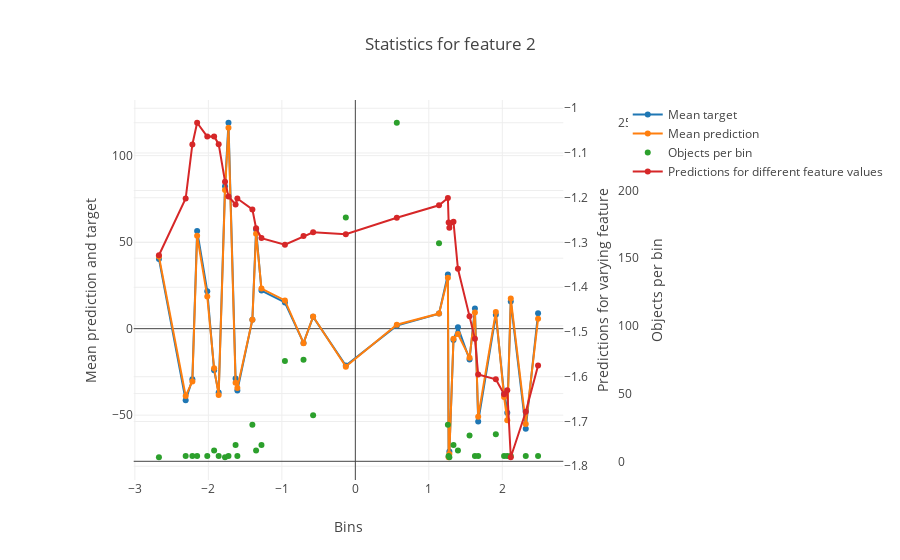

Notebook source saved alongside this figure:
### Markdown cell above
#### Float feature

### Code cell
feature_num = 'Column_2'
res = model.get_binarized_statistics(X, y, feature_num, plot=True)

### Figure 1 — Plotly figure (JSON) as saved in the notebook; plotly's stock layout.template omitted (floating-point values rounded to 4 significant figures)
{"data": [{"mode": "lines+markers", "name": "Mean target", "type": "scatter", "uid": "d1195083-81db-4fbc-901d-c8c2a6697c7f", "x": [-2.673, -2.309, -2.218, -2.153, -2.015, -1.922, -1.86, -1.773, -1.726, -1.629, -1.606, -1.401, -1.351, -1.277, -0.9581, -0.7049, -0.5744, -0.1294, 0.5644, 1.139, 1.26, 1.27, 1.28, 1.336, 1.396, 1.554, 1.628, 1.672, 1.912, 2.024, 2.068, 2.116, 2.32, 2.487], "xaxis": "x", "y": [40.31, -41.43, -29.27, 56.47, 21.65, -24.09, -36.96, 82.25, 119.0, -28.84, -35.72, 5.161, 57.38, 22.04, 15.15, -8.252, 6.837, -21.31, 1.746, 8.708, 31.31, -74.01, -71.0, -6.613, 0.7804, -17.85, 11.63, -53.71, 8.047, -37.74, -48.53, 15.68, -57.81, 8.905, -87.0], "yaxis": "y"}, {"mode": "lines+markers", "name": "Mean prediction", "type": "scatter", "uid": "52175d4c-fcbd-4714-9905-49829f149eed", "x": [-2.673, -2.309, -2.218, -2.153, -2.015, -1.922, -1.86, -1.773, -1.726, -1.629, -1.606, -1.401, -1.351, -1.277, -0.9581, -0.7049, -0.5744, -0.1294, 0.5644, 1.139, 1.26, 1.27, 1.28, 1.336, 1.396, 1.554, 1.628, 1.672, 1.912, 2.024, 2.068, 2.116, 2.32, 2.487], "xaxis": "x", "y": [41.77, -38.92, -30.47, 53.72, 18.53, -22.93, -38.32, 80.1, 116.1, -31.21, -34.23, 5.151, 54.88, 23.19, 16.31, -8.403, 7.05, -21.95, 2.285, 8.732, 29.49, -74.32, -72.51, -5.824, -3.076, -16.76, 9.273, -50.91, 9.694, -39.51, -52.9, 17.41, -55.09, 5.687, -88.55], "yaxis": "y"}, {"mode": "markers", "name": "Objects per bin", "type": "scatter", "uid": "acbfb3b7-8b0b-4c05-b49c-b39dbf98b4f5", "x": [-2.673, -2.309, -2.218, -2.153, -2.015, -1.922, -1.86, -1.773, -1.726, -1.629, -1.606, -1.401, -1.351, -1.277, -0.9581, -0.7049, -0.5744, -0.1294, 0.5644, 1.139, 1.26, 1.27, 1.28, 1.336, 1.396, 1.554, 1.628, 1.672, 1.912, 2.024, 2.068, 2.116, 2.32, 2.487], "xaxis": "x", "y": [3, 4, 4, 4, 4, 8, 4, 3, 4, 12, 4, 27, 8, 12, 74, 75, 34, 180, 250, 161, 27, 4, 3, 12, 8, 19, 4, 4, 20, 4, 4, 4, 4, 4, 4], "yaxis": "y2"}, {"mode": "lines+markers", "name": "Predictions for different feature values", "type": "scatter", "uid": "79928be4-0c6c-40f1-98e8-8e27f0e2dfe2", "x": [-2.673, -2.309, -2.218, -2.153, -2.015, -1.922, -1.86, -1.773, -1.726, -1.629, -1.606, -1.401, -1.351, -1.277, -0.9581, -0.7049, -0.5744, -0.1294, 0.5644, 1.139, 1.26, 1.27, 1.28, 1.336, 1.396, 1.554, 1.628, 1.672, 1.912, 2.024, 2.068, 2.116, 2.32, 2.487], "xaxis": "x", "y": [-1.329, -1.202, -1.081, -1.032, -1.063, -1.063, -1.08, -1.164, -1.197, -1.215, -1.202, -1.226, -1.268, -1.29, -1.305, -1.286, -1.277, -1.282, -1.245, -1.217, -1.2, -1.256, -1.267, -1.254, -1.359, -1.465, -1.515, -1.595, -1.606, -1.639, -1.63, -1.78, -1.678, -1.575], "yaxis": "y3"}], "layout": {"title": {"text": "Statistics for feature 2"}, "xaxis": {"domain": [0.1, 0.9], "title": {"text": "Bins"}}, "yaxis": {"side": "left", "title": {"text": "Mean prediction and target"}}, "yaxis2": {"overlaying": "y", "position": 1, "side": "right", "title": {"text": "Objects per bin"}}, "yaxis3": {"anchor": "x", "overlaying": "y", "position": 1, "side": "right", "title": {"text": "Predictions for varying feature"}}}}
